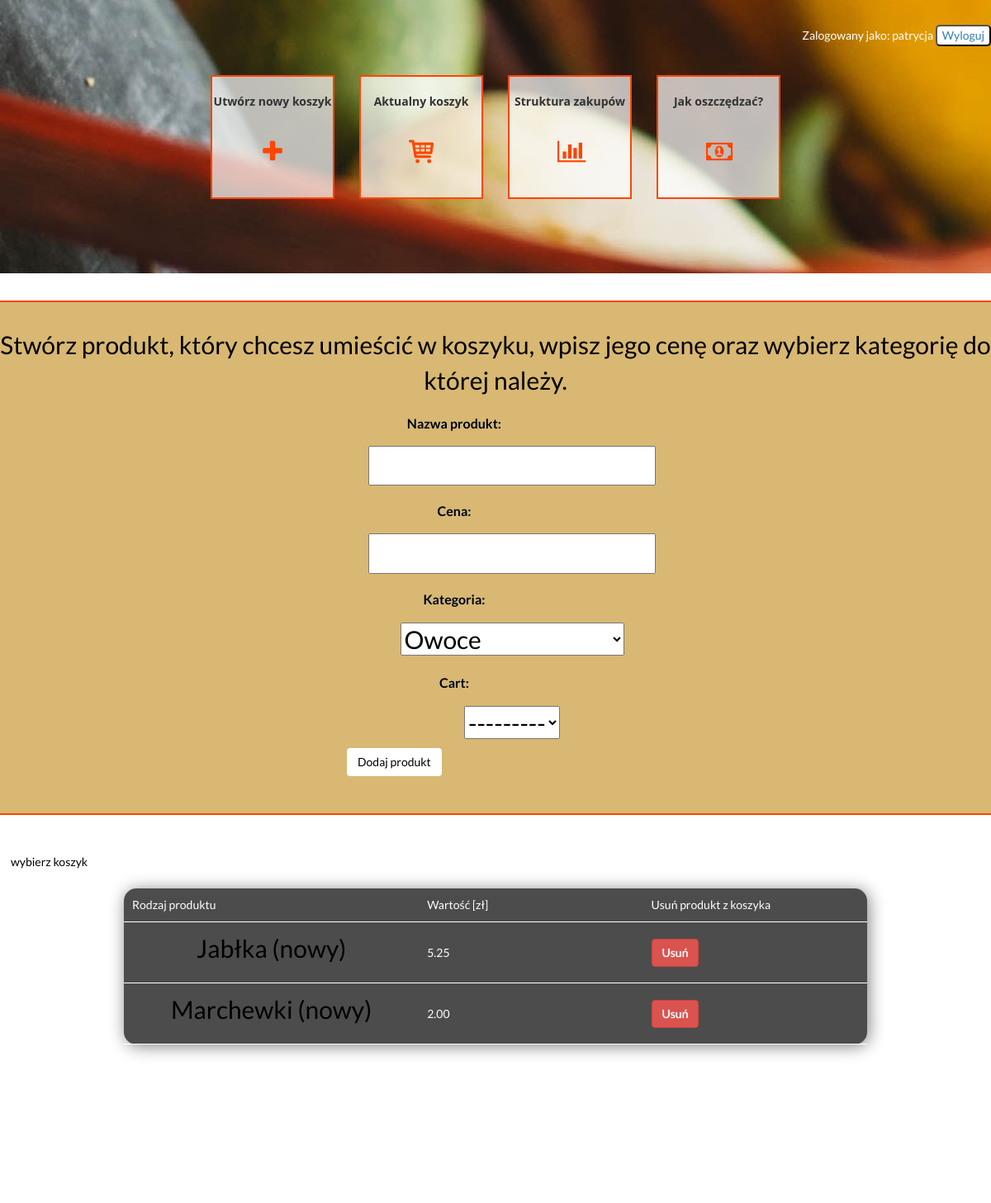
The page /cart/ (signed in) on the database as committed earlier.
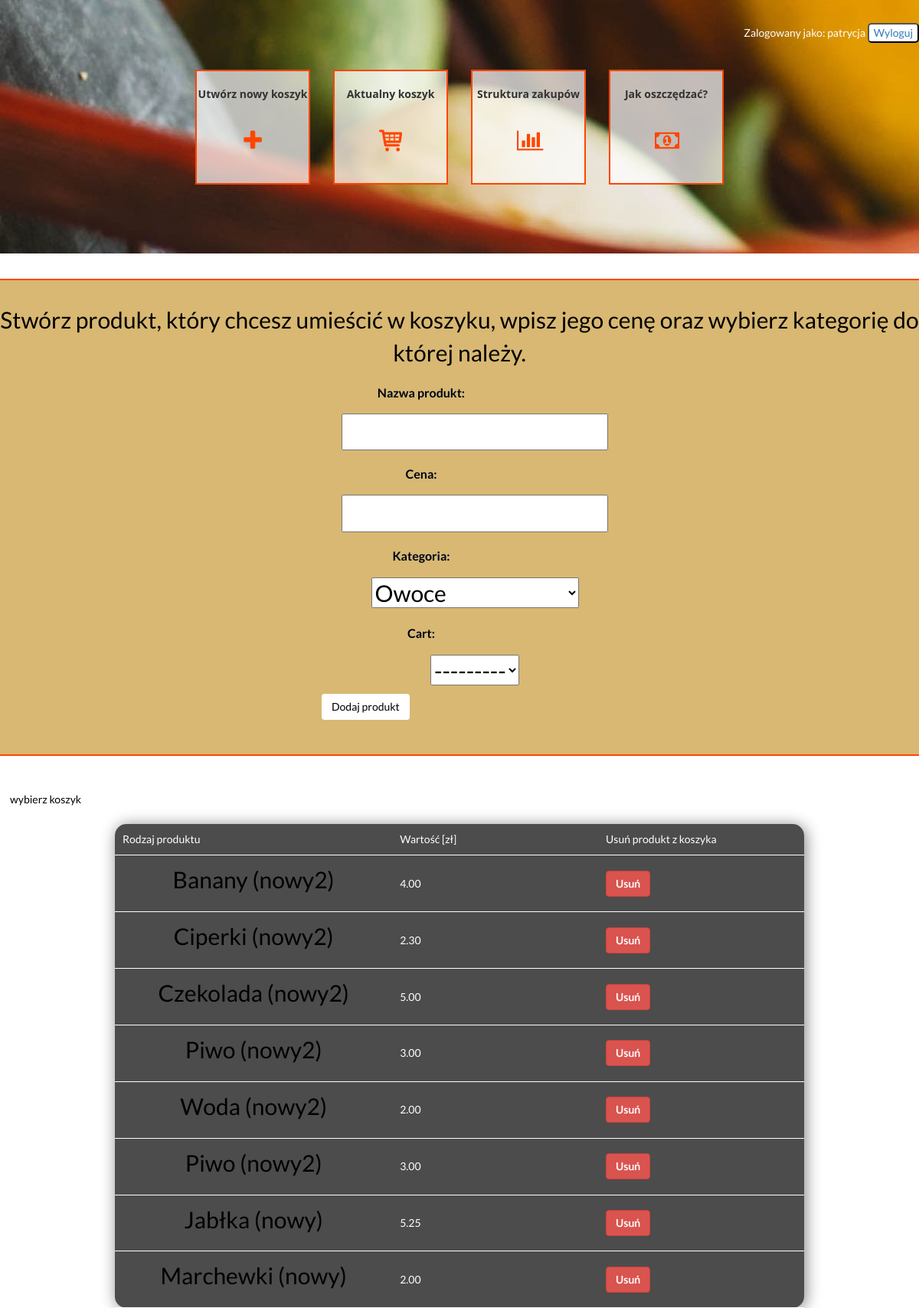
The same page on the database as committed later.
### product/models.py (models this page shows)
class Product(models.Model):
    name = models.CharField(max_length=50)
    price = models.DecimalField(max_digits=6, decimal_places=2, null=True)
    user = models.ForeignKey(User, on_delete=models.CASCADE, null = True, blank=True)
    caterogry = models.IntegerField(choices=Category, default=13)
    def __str__(self):
        return self.name

### cart/models.py (models this page shows)
class Cart(models.Model):
    cart_name = models.CharField(max_length=50)
    user = models.ForeignKey(User, on_delete=models.CASCADE, null=True, blank=True)
    product = models.ManyToManyField(Product, blank=True)
    date_added = models.DateTimeField(auto_now=True)
    def __str__(self):
        return self.cart_name

### product/views.py (the view)
# urls.py: url(r'^cart/', product_views.new_product_view, name='cart'),
def new_product_view(request):
    if request.method == 'POST':
        form = NewProductForm(request.POST, user=request.user)
        if form.is_valid():
            product = form.save(commit = False)
            product.user = request.user
            product.save()
            cart = form.cleaned_data.get('cart')
            cart.product.add(product)
            cart.save()
            name = form.cleaned_data.get('name')
            messages.success(request, 'Produkt  {name} został utworzony i dodany do koszyka  {cart}!'.format(name=name, cart = cart))
            return redirect('cart')
    else:
        form = NewProductForm(user=request.user)
        data = Cart.objects.order_by('-date_added').filter(user = request.user)
    return render(request, "cart.html", {'form': form, 'data':data})

### product/forms.py
class NewProductForm(forms.ModelForm):
    name = forms.CharField(label="Nazwa produkt")
    price = forms.DecimalField(label=('Cena'))
    category = forms.ChoiceField(widget=forms.Select(), choices=Category, label='Kategoria')
    def __init__(self,  *args, user, **kwargs):
        super(NewProductForm, self).__init__(*args, **kwargs)
        self.fields['cart'] = forms.ModelChoiceField(queryset=Cart.objects.filter(user=user))
    class Meta:
        model = Product
        fields = ['name', 'price', 'category']

### Templates/cart.html (shortened to what this page needs)
{% extends "index.html" %}
{% block content %}
		<div class="row">
			<div class="col-sm-12">
				<div class="cartForm">
					<p> Stwórz produkt, który chcesz umieścić w koszyku, wpisz jego cenę oraz wybierz kategorię do której należy. </p>
					<div id="addProduct">
							<form id = 'product_form' method="POST" >
									{{ form.as_p }}
								<div class="form-group">
									<button class="btn btn-outline-info" type="submit">Dodaj produkt</button>
								</div>
							</form>
					</div>
				</div>
				<div class="productTable">
                            <form id = "show_product_form" method="POST" >
							<div class="form-group">
									<button class="btn btn-outline-info" type="submit">wybierz koszyk</button>
								</div>
							</form>
					<table id="table">
						<tr >
							<td style="color: white">Rodzaj produktu</td>
							<td>Wartość [zł] </td>
							<td>Usuń produkt z koszyka </td>
						</tr>
						{%  for cart in data %}
    						{% for product in cart.product.all %}
						<tr>
							<td><p> {{ product }} ({{cart}}) </p></td>
							<td>{{product.price}}</td>
							<td> <button type="button" class="btn btn-danger">Usuń</button> </td>
						</tr>
							{% endfor %}
						{% endfor %}
					</table>
			</div>
		</div>
		</div>
{% endblock content %}

### Templates/index.html (shortened to what this page needs)
<!DOCTYPE html>
{% load static %}
<html lang="pl">
<head>
	 <link rel="stylesheet"href="https://maxcdn.bootstrapcdn.com/bootstrap/3.3.7/css/bootstrap.min.css">
	 <link rel="stylesheet" href="{% static 'css/style.css' %}">
	 <link href="/static/fontello/css/fontello.css" rel="stylesheet" type="text/css" />
</head>
<body>
	<div class="container">
		<div class="row">
			<div class="col-sm-12">
					<div class="slogan">
						<div class="zalogowanyJako">
						Zalogowany jako: {{user.username}}
						<button> <a href="{% url 'user_logout' %}">Wyloguj</a></button> </br>
						</div>
						<nav>
							<ul class="menu">
								<li><a href="{% url 'newcart' %}">Utwórz nowy koszyk </br><i class="demo-icon icon-plus" ></i></a></li>
								<li><a href="{% url 'cart' %}">Aktualny koszyk </br><i class="demo-icon icon-basket-1" ></i></a></li>
								<li><a href="{%url 'cart_structure'%}">Struktura zakupów</br><i class="demo-icon icon-chart-bar"></i></a></li>
								<li><a href="{%url 'index'%}">Jak oszczędzać?</br><i class="demo-icon icon-money"></i></a></li>
							</ul>
						</nav>
					</div>
			</div>
		</div>
          {% block content %}
		{% endblock %}
	</div>
</body>
</html>

### static/css/style.css (style rules this page uses)
html,body { margin:0px; padding:0px; height:100%; background-color: white; }
.container { height: 100%; width:100%; margin: 0px; padding:0px; margin-bottom: 100px; position: relative; font-family: 'Lato', sans-serif; }
.slogan { height: 100%; width: 100%; color: white; background-image: url('/static/images/6.jpg'); text-align: center; font-family: 'Lato', sans-serif; padding-top:30px; padding-bottom: 50px; border-bottom: 3px solid white; }
p { font-size: 30px; color:black; }
label { display: block; width: 260px; padding: 10px 20px; color: #696969; font-size: 16px; text-shadow: 0 0 1px silver; }
button { background-color:white; color: black; margin-bottom:5px; text-shadow: 0 0 1px white; border-radius: 5px; }
nav { min-height:200px; background: transparent; text-align: center; }
nav ul { list-style:none; padding:30px; font-size:0; display: inline-block; }
nav ul li { display: inline-block; }
nav ul li a { font:bold 14px/60px 'Open Sans', sans-serif; color: #333333; display: inline-block; text-decoration: none; margin-left: 15px; margin-right: 15px; border: 2px solid #FF4500; background: rgba(255, 255, 255, 0.7); filter: alpha(opacity=70); height:150px; width:150px; }
.zalogowanyJako { text-align:right; }
.demo-icon { font-size: 30px; color: #FF4500; }
.cartForm { border-top: 2px solid #FF4500; border-bottom: 2px solid #FF4500; padding-top:30px; padding-bottom:30px; margin-top:30px; min-height:300px; position: relative; background: rgba(200, 155, 055, 0.7); filter: alpha(opacity=70); }
p { text-align: center; }
label { color: black; }
.productTable { padding-top:30px; padding-bottom:30px; margin-top:10px; margin-bottom: 60px; height:400px; position: relative; }
#table { width: 75%; height:100px; padding: 10px; margin: 15px auto 15px auto; -webkit-border-radius: 15px; -moz-border-radius: 15px; border-radius: 15px; box-shadow: 2px 2px 20px grey; -moz-box-shadow: 2px 2px 20px grey; -webkit-box-shadow:2px 2px 20px grey; background: rgba(0, 0, 0, 0.7); filter: alpha(opacity=70); color: white; }
#table tr td { padding: 10px; border-bottom: 1px solid white; min-height:100px; min-width:200px; }
#addProduct { width: 400px; margin-left: 35%; }

Rows that differ between the two databases and show on the page:
added Cart: cart_name "nowy2"
added Product: name "Banany", price "4.00"
added Product: name "Ciperki", price "2.30"
added Product: name "Czekolada", price "5.00"
added Product: name "Piwo", price "3.00"
added Product: name "Woda", price "2.00"
added Product: name "Piwo", price "3.00"
